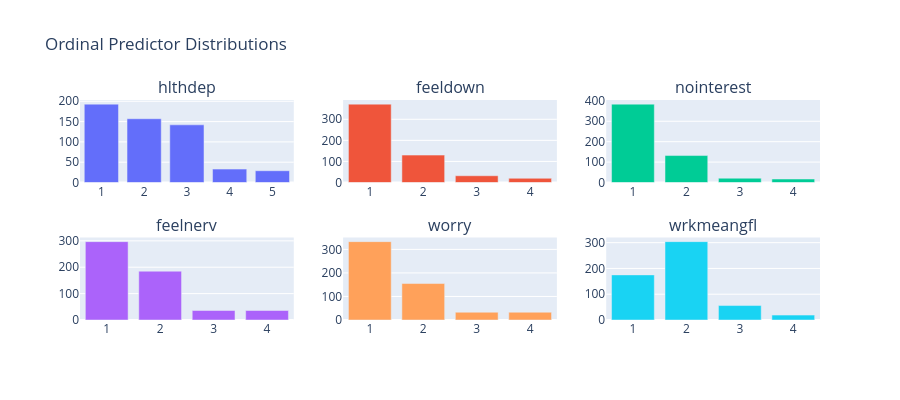

The cell this chart's notebook holds for it:
### Code cell
# Visualize ordinal predictor distributions
fig = make_subplots(rows=2, cols=3, subplot_titles=ordinal_predictors)

for i, var in enumerate(ordinal_predictors):
    row, col = i // 3 + 1, i % 3 + 1
    counts = df_analysis[var].value_counts().sort_index()
    fig.add_trace(
        go.Bar(x=[str(int(x)) for x in counts.index], y=counts.values, 
               name=var, showlegend=False),
        row=row, col=col
    )

fig.update_layout(height=400, title='Ordinal Predictor Distributions')
fig.show()

### Figure 1 — Plotly figure (JSON) as saved in the notebook; plotly's stock layout.template omitted (floating-point values rounded to 4 significant figures)
{"data": [{"name": "hlthdep", "showlegend": false, "type": "bar", "x": ["1", "2", "3", "4", "5"], "xaxis": "x", "y": [193, 157, 142, 33, 29], "yaxis": "y"}, {"name": "feeldown", "showlegend": false, "type": "bar", "x": ["1", "2", "3", "4"], "xaxis": "x2", "y": [372, 130, 32, 20], "yaxis": "y2"}, {"name": "nointerest", "showlegend": false, "type": "bar", "x": ["1", "2", "3", "4"], "xaxis": "x3", "y": [384, 132, 21, 17], "yaxis": "y3"}, {"name": "feelnerv", "showlegend": false, "type": "bar", "x": ["1", "2", "3", "4"], "xaxis": "x4", "y": [297, 185, 36, 36], "yaxis": "y4"}, {"name": "worry", "showlegend": false, "type": "bar", "x": ["1", "2", "3", "4"], "xaxis": "x5", "y": [333, 155, 33, 33], "yaxis": "y5"}, {"name": "wrkmeangfl", "showlegend": false, "type": "bar", "x": ["1", "2", "3", "4"], "xaxis": "x6", "y": [175, 304, 56, 19], "yaxis": "y6"}], "layout": {"annotations": [{"font": {"size": 16}, "showarrow": false, "text": "hlthdep", "x": 0.1444, "xanchor": "center", "xref": "paper", "y": 1, "yanchor": "bottom", "yref": "paper"}, {"font": {"size": 16}, "showarrow": false, "text": "feeldown", "x": 0.5, "xanchor": "center", "xref": "paper", "y": 1, "yanchor": "bottom", "yref": "paper"}, {"font": {"size": 16}, "showarrow": false, "text": "nointerest", "x": 0.8556, "xanchor": "center", "xref": "paper", "y": 1, "yanchor": "bottom", "yref": "paper"}, {"font": {"size": 16}, "showarrow": false, "text": "feelnerv", "x": 0.1444, "xanchor": "center", "xref": "paper", "y": 0.375, "yanchor": "bottom", "yref": "paper"}, {"font": {"size": 16}, "showarrow": false, "text": "worry", "x": 0.5, "xanchor": "center", "xref": "paper", "y": 0.375, "yanchor": "bottom", "yref": "paper"}, {"font": {"size": 16}, "showarrow": false, "text": "wrkmeangfl", "x": 0.8556, "xanchor": "center", "xref": "paper", "y": 0.375, "yanchor": "bottom", "yref": "paper"}], "height": 400, "title": {"text": "Ordinal Predictor Distributions"}, "xaxis": {"anchor": "y", "domain": [0, 0.2889]}, "xaxis2": {"anchor": "y2", "domain": [0.3556, 0.6444]}, "xaxis3": {"anchor": "y3", "domain": [0.7111, 1]}, "xaxis4": {"anchor": "y4", "domain": [0, 0.2889]}, "xaxis5": {"anchor": "y5", "domain": [0.3556, 0.6444]}, "xaxis6": {"anchor": "y6", "domain": [0.7111, 1]}, "yaxis": {"anchor": "x", "domain": [0.625, 1]}, "yaxis2": {"anchor": "x2", "domain": [0.625, 1]}, "yaxis3": {"anchor": "x3", "domain": [0.625, 1]}, "yaxis4": {"anchor": "x4", "domain": [0, 0.375]}, "yaxis5": {"anchor": "x5", "domain": [0, 0.375]}, "yaxis6": {"anchor": "x6", "domain": [0, 0.375]}}}
